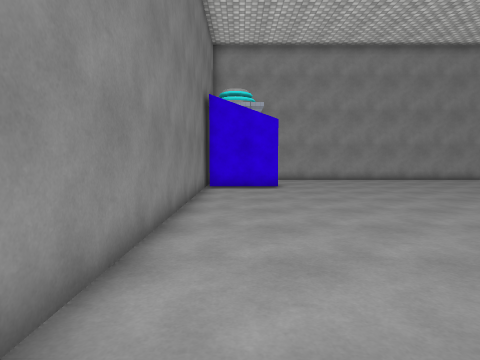
[1] (above)

16 first-person views from a walk through a Unity game level. The camera is 1.3 m above the floor, tilts 4° down and sees 75° across. The floor is counted in squares, 1 m on a side. Each view is taken from the middle of a square. On the plan, view 1 faces up. The plan holds only what a view shows up to about 14 squares ahead; the rest is blank. The player is left out. Surface patterns are stand-ins for the level's own textures.

[2]
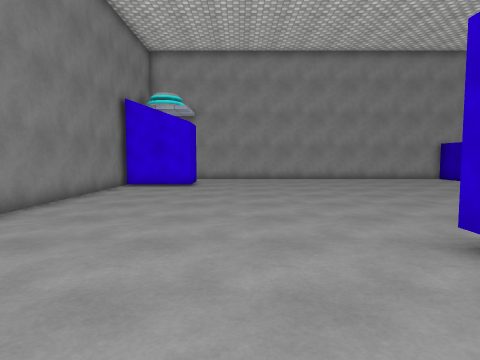

[3]
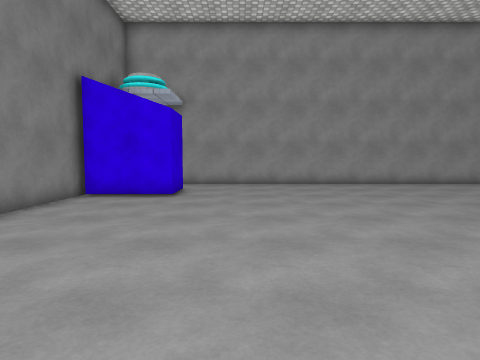

[4]
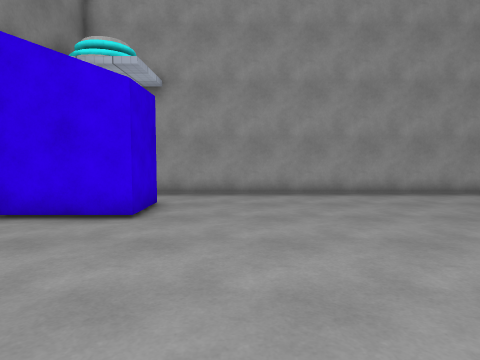

[5]
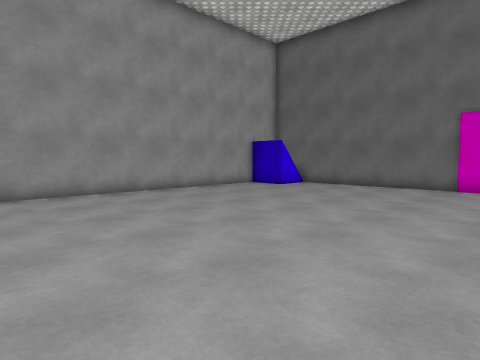

[6]
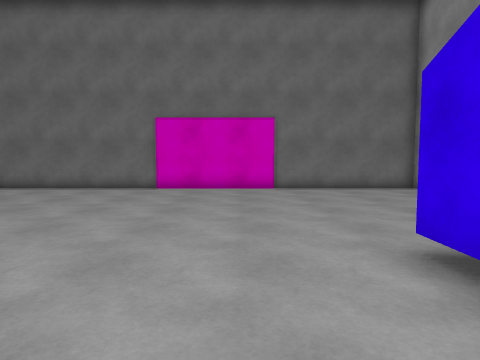

[7]
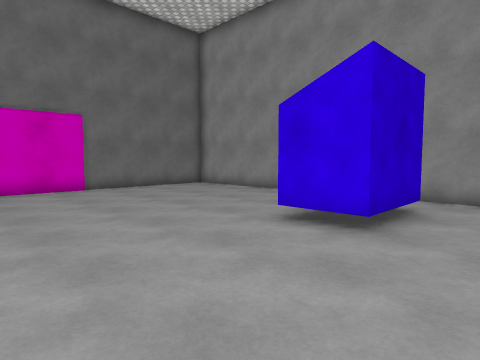

[8]
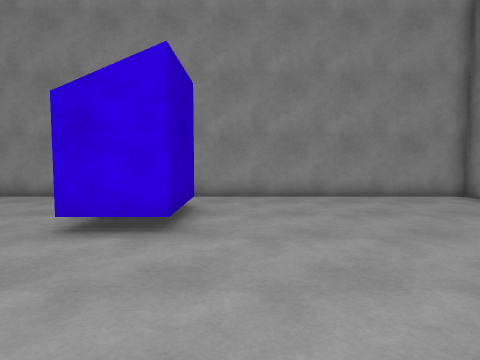

[9]
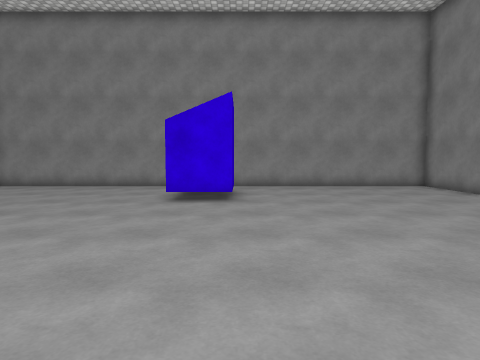

[10]
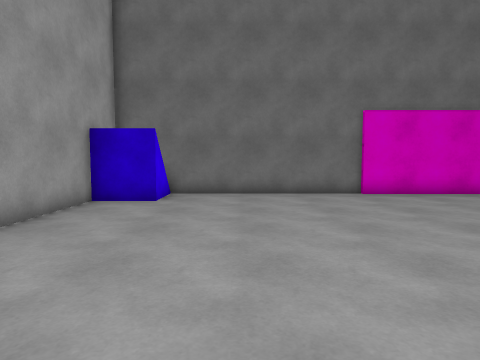

[11]
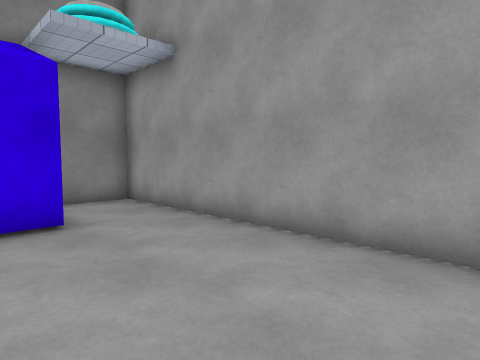

[12]
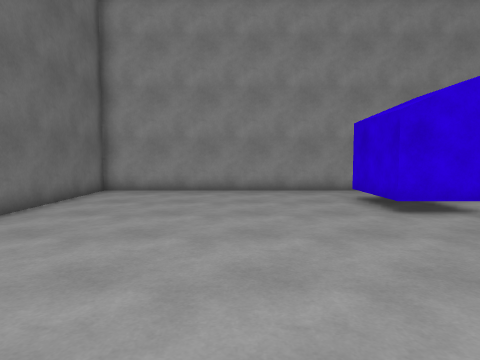

[13]
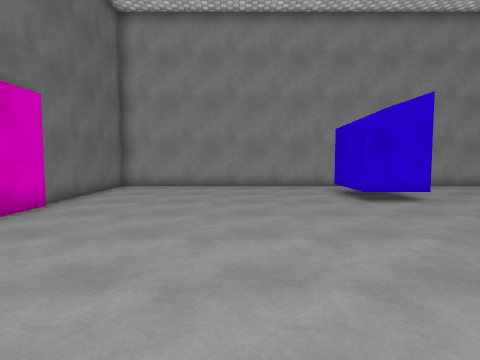

[14]
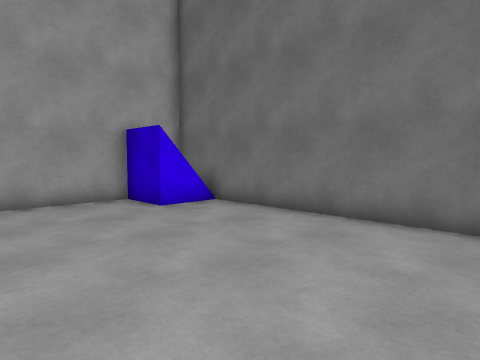

[15]
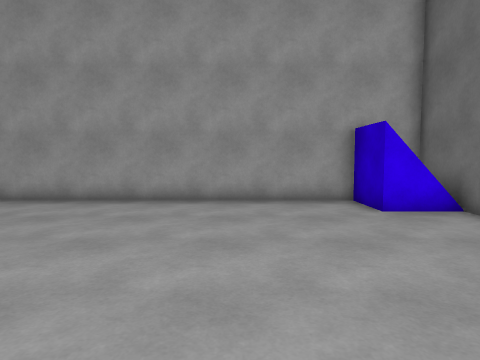

[16]
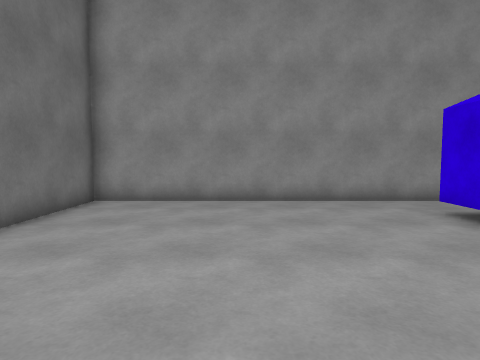

### Floor plan
Points are (right, up) in squares from view 1. A wall is a line through its corners. A room is listed if a view was taken in it or the views show most of it. See-through windows are left out.
Room 1 (views 1, 2, 3, 4, 5, 6, 7, 8, 9, 10, 11, 12, 13, 14, 15, 16)
walls: (7.2, 0.5) (7.2, 3.6) (9.2, 3.6) (9.2, 0.5); (18.4, 9.5) (18.4, 18.5); (18.3, 4.5) (18.3, 9.6); (1.7, 15.8) (1.7, 13.7) (-1.4, 13.7); (-1.5, 14.2) (-1.5, -1.5) (18.4, -1.5) (18.4, 4.6); (18.4, 16.5) (16.5, 16.5) (16.5, 18.5) (-1.5, 18.5) (-1.5, 16.5)

Positions as (right, up) in squares from view 1, and headings:
1: (0, 0), facing up
2: (4, -1), facing up
3: (4, 3), facing up
4: (4, 7), facing up
5: (4, 7), facing up-right
6: (5, 6), facing right
7: (5, 9), facing down-right
8: (6, 9), facing down
9: (7, 13), facing down
10: (7, 14), facing right
11: (8, 14), facing up-left
12: (13, 11), facing down
13: (13, 13), facing down
14: (12, 9), facing up-right
15: (13, 9), facing up
16: (14, 8), facing down
